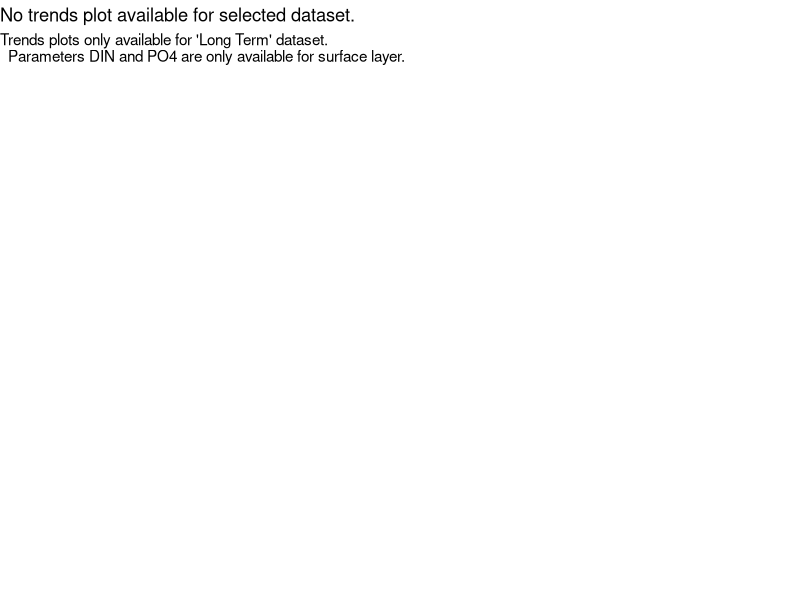

Source code (R):
# Create "blank" plot for dynamic map plot link
# Erik.Leppo@tetratech.com
# 2021-09-08
#~~~~~~~~~~~~~~~~~~~~~~~~~~~~~
# 2023-10-12, update to include DIN and PO4 for surface only


# Packages
library(ggplot2)

# Plot
p_blank <- ggplot() + 
  theme_void() +
  labs(title = "No trends plot available for selected dataset."
       , subtitle = "Trends plots only available for 'Long Term' dataset.
  Parameters DIN and PO4 are only available for surface layer.")

# Save
ggsave("_no_plot.png", bg = "white")